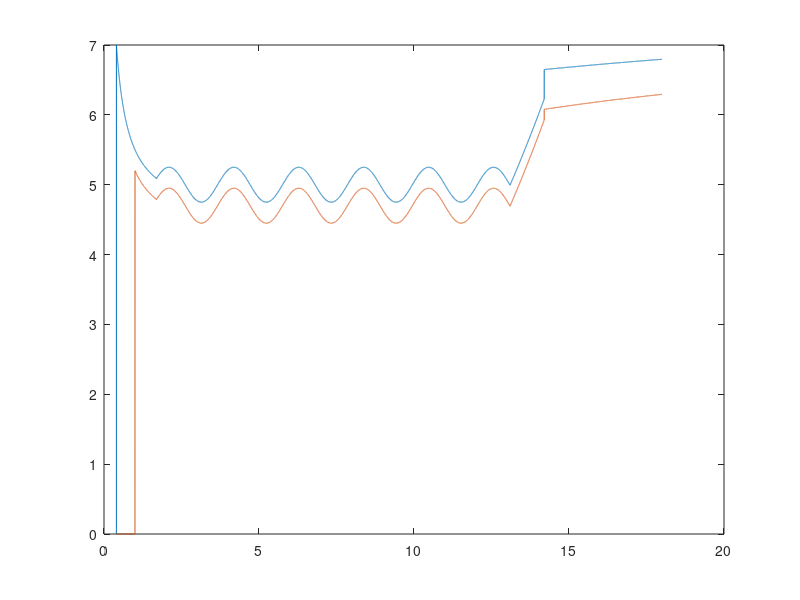
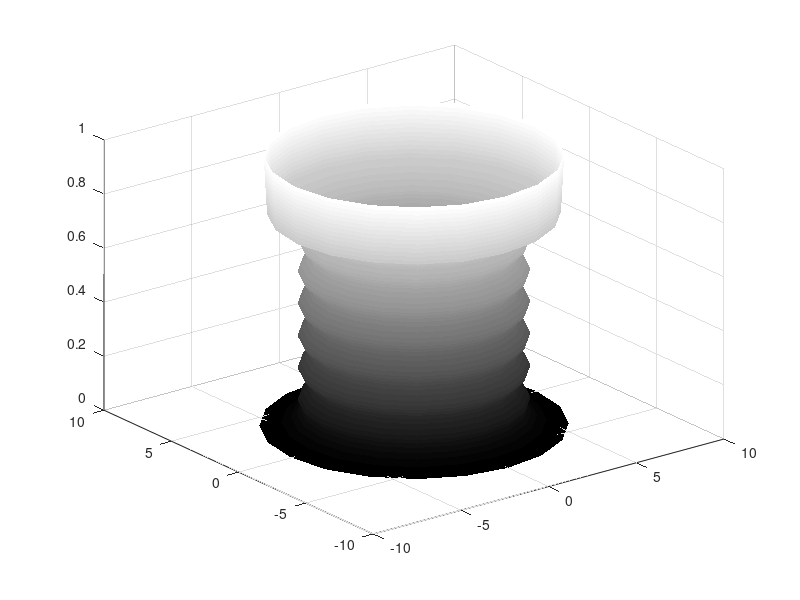

Source code (MATLAB) for these figures, in order:
clear;
clc;

%% Obtención de Volumenes
f1 = @(x) pi * (((1./x) + 4.5).^2);
g1 = @(x) pi * (((1./x) + 4.2).^2);
a1 = 0.39;
b1 = 1.7;

f2 = @(x) pi * (cos(3*x)./4 + 5).^2;
g2 = @(x) pi * (cos(3*x)./4 + 4.7).^2;
a2 = 1.7;
b2 = 13.1;

f3 = @(x) pi * (((x.^3)./55)/10).^2;
g3 = @(x) pi * ((((x.^3)./55)/10)-0.3).^2;
a3 = 13.1;
b3 = 14.2;

f4 = @(x) (log(x)/log(5)+5).^2;
g4 = @(x) (log(x)/log(5)+4.7).^2;
a4 = 14.2;
b4 = 18;

F1 = integral(f1, a1, b1);
F2 = integral(f2, a2, b2);
F3 = integral(f3, a3, b3);
F4 = integral(f4, a4, b4);

G1 = integral(g1, a1, b1);
G2 = integral(g2, a2, b2);
G3 = integral(g3, a3, b3);
G4 = integral(g4, a4, b4);

F = F1 + F2 + F3 + F4;
G = G1 + G2 + G3 + G4;

disp("Volumen Ecuación F1: " + F1);
disp("Volumen Ecuación F2: " + F2);
disp("Volumen Ecuación F3: " + F3);
disp("Volumen Ecuación F4: " + F4);
disp("Volumen del vaso considerando F: " + F);
disp("****************************");
disp("Volumen Ecuación G1: " + G1);
disp("Volumen Ecuación G2: " + G2);
disp("Volumen Ecuación G3: " + G3);
disp("Volumen Ecuación G4: " + G4);
disp("Volumen del vaso considerando G: " + G);
disp("****************************");
disp("Volumen real del vaso: " + (F - G));


%% Graficar Vaso
x = 0.39:0.001:18;
y = ((1./x)+4.5) .* ((0.4<=x) & (x<1.7)) + ((cos(3*x)./4)+5) .* ((1.7<=x) & (x<13.1)) + (((x.^3)./50+5)/10) .* ((13.1<=x) & (x<14.2)) + (log(x)/log(5)+5) .* ((14.2<=x) & (x<18.1));
y2 = ((1./x)+4.2) .* ((1<=x) & (x<1.7)) + ((cos(3*x)./4)+4.7) .* ((1.7<=x) & (x<13.1)) + ((((x.^3)./50+5)/10)-0.3) .* ((13.1<=x) & (x<14.2)) + (log(x-5)/log(5)+4.7) .* ((14.2<=x) & (x<18.1));
figure(1)
plot(x,y); % Graficar función del vaso en 2D
hold on
plot(x,y2);
figure(2)
cylinder(y); % Graficar función del vaso en 3D
colormap gray;
shading flat;


